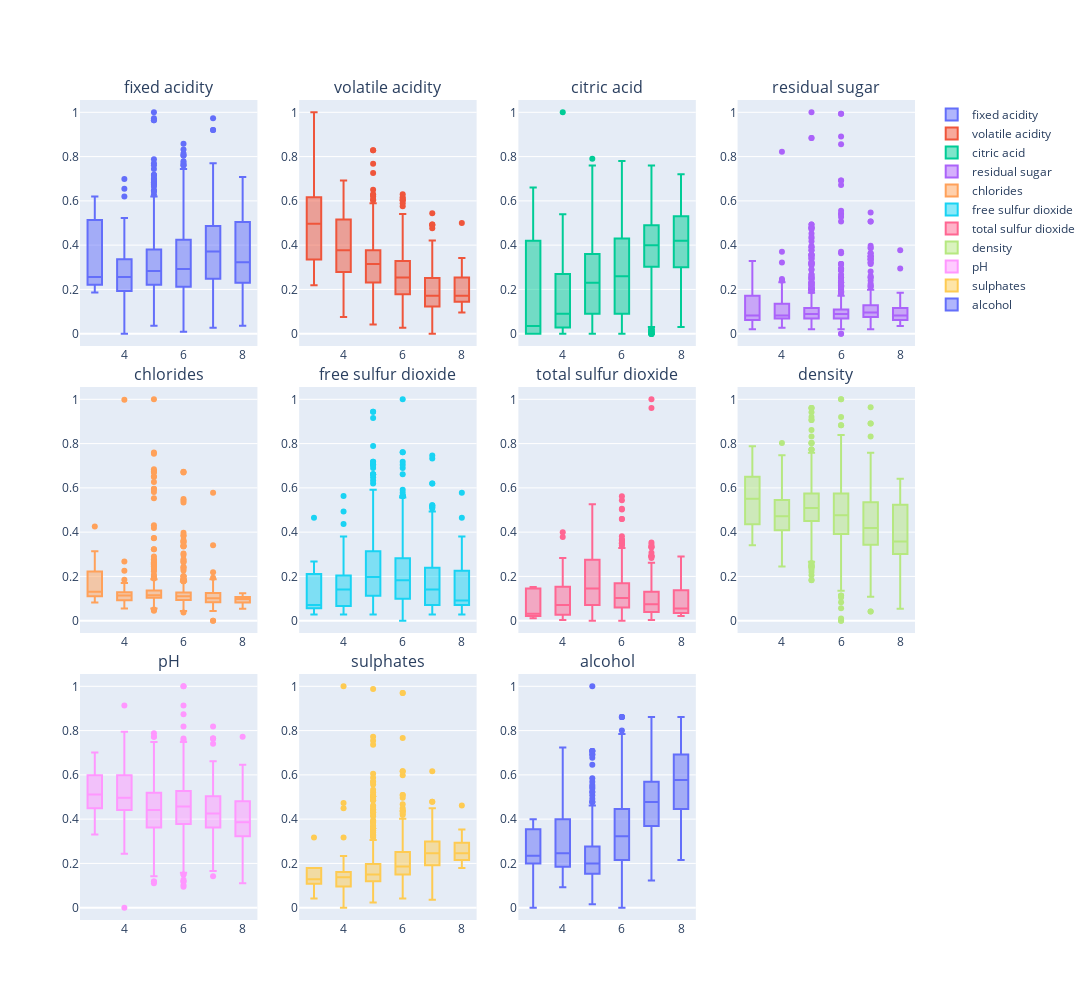

Write notebook code for a chart like this one.
### Code cell
from plotly.subplots import make_subplots
import plotly.figure_factory as ff

col_names = df.columns.tolist()
m,n = 1,1
fig = make_subplots(rows = 3, cols = 4, vertical_spacing = 0.05, subplot_titles =  col_names[:-1])
for i in col_names[:-1]:
  fig.add_trace(go.Box(x = df['quality'], y = df[i], name = i), row = n, col = m)
  if m%4 == 0 : m, n = m-3, n+1
  else : m+=1
fig.update_layout(height=1000, width=1300, showlegend = True)
fig.show()

### Figure 1 — Plotly figure (JSON) as saved in the notebook; plotly's stock layout.template omitted (floating-point values rounded to 4 significant figures; data arrays with more than 128 entries replaced by an {"elided": "..."} marker saying what was removed)
{"data": [{"name": "fixed acidity", "type": "box", "x": {"elided": "1599 int values"}, "xaxis": "x", "y": {"elided": "1599 float values"}, "yaxis": "y"}, {"name": "volatile acidity", "type": "box", "x": {"elided": "1599 int values"}, "xaxis": "x2", "y": {"elided": "1599 float values"}, "yaxis": "y2"}, {"name": "citric acid", "type": "box", "x": {"elided": "1599 int values"}, "xaxis": "x3", "y": {"elided": "1599 float values"}, "yaxis": "y3"}, {"name": "residual sugar", "type": "box", "x": {"elided": "1599 int values"}, "xaxis": "x4", "y": {"elided": "1599 float values"}, "yaxis": "y4"}, {"name": "chlorides", "type": "box", "x": {"elided": "1599 int values"}, "xaxis": "x5", "y": {"elided": "1599 float values"}, "yaxis": "y5"}, {"name": "free sulfur dioxide", "type": "box", "x": {"elided": "1599 int values"}, "xaxis": "x6", "y": {"elided": "1599 float values"}, "yaxis": "y6"}, {"name": "total sulfur dioxide", "type": "box", "x": {"elided": "1599 int values"}, "xaxis": "x7", "y": {"elided": "1599 float values"}, "yaxis": "y7"}, {"name": "density", "type": "box", "x": {"elided": "1599 int values"}, "xaxis": "x8", "y": {"elided": "1599 float values"}, "yaxis": "y8"}, {"name": "pH", "type": "box", "x": {"elided": "1599 int values"}, "xaxis": "x9", "y": {"elided": "1599 float values"}, "yaxis": "y9"}, {"name": "sulphates", "type": "box", "x": {"elided": "1599 int values"}, "xaxis": "x10", "y": {"elided": "1599 float values"}, "yaxis": "y10"}, {"name": "alcohol", "type": "box", "x": {"elided": "1599 int values"}, "xaxis": "x11", "y": {"elided": "1599 float values"}, "yaxis": "y11"}], "layout": {"annotations": [{"font": {"size": 16}, "showarrow": false, "text": "fixed acidity", "x": 0.1062, "xanchor": "center", "xref": "paper", "y": 1.0, "yanchor": "bottom", "yref": "paper"}, {"font": {"size": 16}, "showarrow": false, "text": "volatile acidity", "x": 0.3688, "xanchor": "center", "xref": "paper", "y": 1.0, "yanchor": "bottom", "yref": "paper"}, {"font": {"size": 16}, "showarrow": false, "text": "citric acid", "x": 0.6313, "xanchor": "center", "xref": "paper", "y": 1.0, "yanchor": "bottom", "yref": "paper"}, {"font": {"size": 16}, "showarrow": false, "text": "residual sugar", "x": 0.8938, "xanchor": "center", "xref": "paper", "y": 1.0, "yanchor": "bottom", "yref": "paper"}, {"font": {"size": 16}, "showarrow": false, "text": "chlorides", "x": 0.1062, "xanchor": "center", "xref": "paper", "y": 0.65, "yanchor": "bottom", "yref": "paper"}, {"font": {"size": 16}, "showarrow": false, "text": "free sulfur dioxide", "x": 0.3688, "xanchor": "center", "xref": "paper", "y": 0.65, "yanchor": "bottom", "yref": "paper"}, {"font": {"size": 16}, "showarrow": false, "text": "total sulfur dioxide", "x": 0.6313, "xanchor": "center", "xref": "paper", "y": 0.65, "yanchor": "bottom", "yref": "paper"}, {"font": {"size": 16}, "showarrow": false, "text": "density", "x": 0.8938, "xanchor": "center", "xref": "paper", "y": 0.65, "yanchor": "bottom", "yref": "paper"}, {"font": {"size": 16}, "showarrow": false, "text": "pH", "x": 0.1062, "xanchor": "center", "xref": "paper", "y": 0.3, "yanchor": "bottom", "yref": "paper"}, {"font": {"size": 16}, "showarrow": false, "text": "sulphates", "x": 0.3688, "xanchor": "center", "xref": "paper", "y": 0.3, "yanchor": "bottom", "yref": "paper"}, {"font": {"size": 16}, "showarrow": false, "text": "alcohol", "x": 0.6313, "xanchor": "center", "xref": "paper", "y": 0.3, "yanchor": "bottom", "yref": "paper"}], "height": 1000, "showlegend": true, "width": 1300, "xaxis": {"anchor": "y", "domain": [0.0, 0.2125]}, "xaxis10": {"anchor": "y10", "domain": [0.2625, 0.475]}, "xaxis11": {"anchor": "y11", "domain": [0.525, 0.7375]}, "xaxis12": {"anchor": "y12", "domain": [0.7875, 1.0]}, "xaxis2": {"anchor": "y2", "domain": [0.2625, 0.475]}, "xaxis3": {"anchor": "y3", "domain": [0.525, 0.7375]}, "xaxis4": {"anchor": "y4", "domain": [0.7875, 1.0]}, "xaxis5": {"anchor": "y5", "domain": [0.0, 0.2125]}, "xaxis6": {"anchor": "y6", "domain": [0.2625, 0.475]}, "xaxis7": {"anchor": "y7", "domain": [0.525, 0.7375]}, "xaxis8": {"anchor": "y8", "domain": [0.7875, 1.0]}, "xaxis9": {"anchor": "y9", "domain": [0.0, 0.2125]}, "yaxis": {"anchor": "x", "domain": [0.7, 1.0]}, "yaxis10": {"anchor": "x10", "domain": [0.0, 0.3]}, "yaxis11": {"anchor": "x11", "domain": [0.0, 0.3]}, "yaxis12": {"anchor": "x12", "domain": [0.0, 0.3]}, "yaxis2": {"anchor": "x2", "domain": [0.7, 1.0]}, "yaxis3": {"anchor": "x3", "domain": [0.7, 1.0]}, "yaxis4": {"anchor": "x4", "domain": [0.7, 1.0]}, "yaxis5": {"anchor": "x5", "domain": [0.35, 0.65]}, "yaxis6": {"anchor": "x6", "domain": [0.35, 0.65]}, "yaxis7": {"anchor": "x7", "domain": [0.35, 0.65]}, "yaxis8": {"anchor": "x8", "domain": [0.35, 0.65]}, "yaxis9": {"anchor": "x9", "domain": [0.0, 0.3]}}}
